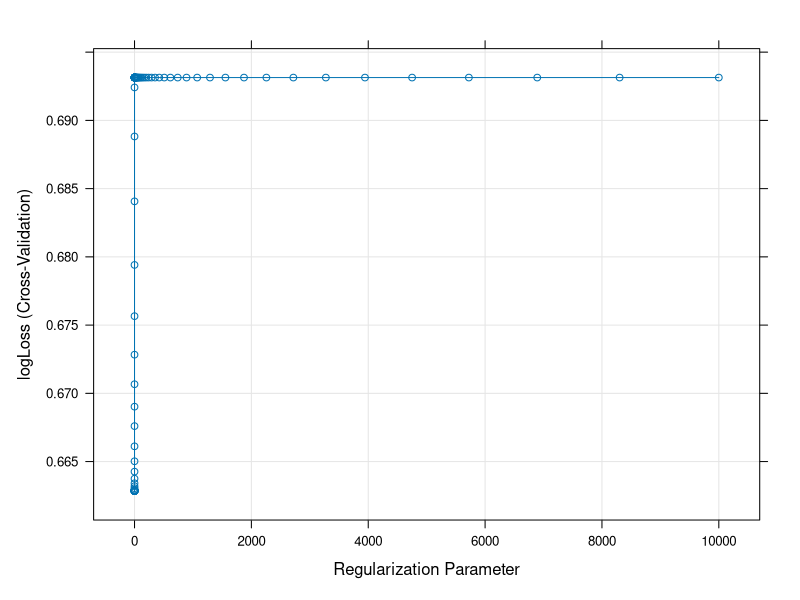
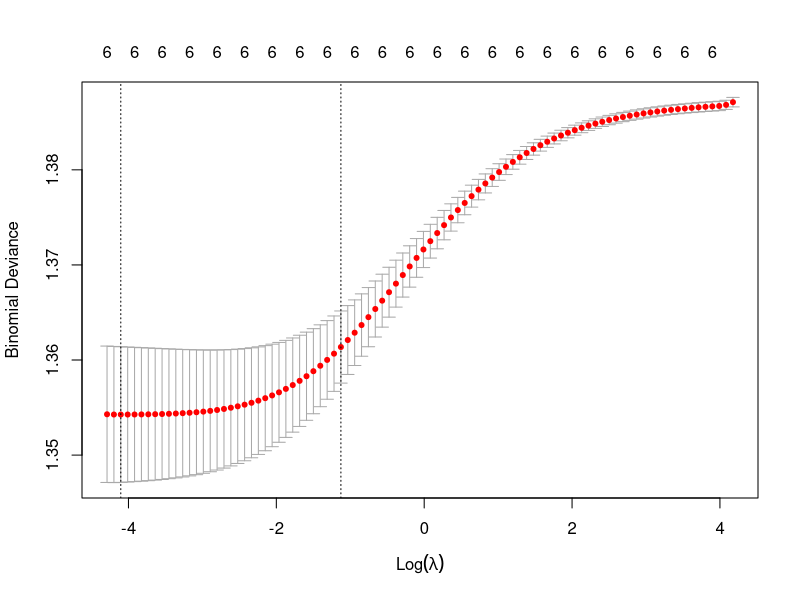

Write the R code that produced these figures, in order.
## ---- chunk 1
library(glmnet)
library(dplyr)
library(Hmisc)
library(lubridate)
library(ggplot2)
library(readr)
theme_set(theme_bw())
## ---- chunk 2
data <- readr::read_csv("insurance_prediction_training.csv")

# Preprocessing

data$educ <- ifelse(is.na(data$educ), 0, data$educ)

data$rice_inc <- data$rice_inc / 100
data$educ <- data$educ / 4
data$disaster_loss <- data$disaster_loss / 100

## ---- chunk 3
data.nonmissing <- data[c("id","region","village","age","agpop","rice_inc","ricearea_2010","general_trust","educ","educ_good","male","disaster_loss","disaster_yes","risk_averse","literacy", "takeup")]

data.nonmissing <- na.omit(data.nonmissing)

data.nonmissing$region <- as.factor(data.nonmissing$region)
data.nonmissing$village <- as.factor(data.nonmissing$village)

# drop village
data.nonmissing <- subset(data.nonmissing, select = -c(village))

data_takeup_copy <- data.nonmissing$takeup

data.nonmissing$takeup <- ifelse(data.nonmissing$takeup == 0, "no", "yes")

data.nonmissing$takeup <- as.factor(data.nonmissing$takeup)

data.nonmissing
## ---- chunk 4
encoded_region <- model.matrix(~region - 1, data = data.nonmissing)
encoded_region_df <- as.data.frame(encoded_region)
data.nonmissing <- cbind(data.nonmissing, encoded_region_df)
data.nonmissing <- subset(data.nonmissing, select = -c(region))

# encoded_village <- model.matrix(~village - 1, data = data.nonmissing)
# encoded_village_df <- as.data.frame(encoded_village)
# data.nonmissing <- cbind(data.nonmissing, encoded_village_df)
# data.nonmissing <- subset(data.nonmissing, select = -c(village))

data.nonmissing
## ---- chunk 5
# Load necessary libraries
library(caret)
library(glmnet)
library(Metrics)

# Load your dataset

# Convert 'takeup' column to factor if it's not already
data.nonmissing$takeup <- as.factor(data.nonmissing$takeup)

# Define the control parameters for cross-validation
ctrl <- trainControl(method = "cv",   # Cross-validation method
                     number = 5, 
                     savePredictions = TRUE, # Number of folds
                     summaryFunction = mnLogLoss,  # Summary function for logLoss
                     classProbs = TRUE)  # Needed for logLoss calculation

# Create a matrix of predictors
predictors <- as.matrix(data.nonmissing[, c(-which(names(data.nonmissing) == "takeup"),-which(names(data.nonmissing) == "id"))])

# Create a grid of lambda values
lambda <- 10^seq(-4, 4, length.out = 100)

# Define the model to tune
model <- train(x = predictors,             # Predictor matrix
               y = data.nonmissing$takeup,       # Response variable
               method = "glmnet",          # Use glmnet for LASSO logistic regression
               trControl = ctrl,           # Cross-validation control parameters
               tuneGrid = expand.grid(alpha = 1, lambda = lambda),  # Grid of alpha and lambda values
               preProcess = c("center", "scale"),  # Preprocessing steps
               metric = "logLoss",         # Evaluation metric
               tuneLength = 100)           # Number of lambda values to try

# Print the best model's hyperparameters
print(model) 

# Plot the performance of different hyperparameter combinations
plot(model)

## ---- chunk 6
predictors
## ---- chunk 7
# Extract coefficients from the best model
coefficients <- coef(model$finalModel, s = model$bestTune$lambda)
model$results
coefficients

## ---- chunk 8
# Make predictions on the training set to use for calibration
train_probabilities <- predict(model, newdata = predictors, type = "prob")

# Fit a calibration model on top of the LASSO model using Platt scaling
calibration_model <- glm(takeup ~ 1 + prob, data = data.frame(takeup = data.nonmissing$takeup, prob = train_probabilities[, "yes"]), family = binomial(link = "logit"))

train_probabilities_calibrated <- predict(calibration_model, newdata = data.frame(prob = train_probabilities[, "yes"]), type = "response")
## ---- chunk 9
# train_probabilities[, "yes"]
library(Metrics)
print(logLoss(data_takeup_copy, train_probabilities[, "yes"]))
print(logLoss(data_takeup_copy, train_probabilities_calibrated))
## ---- chunk 10
# model$finalModel
train_probabilities
## ---- chunk 11
data.test <- readr::read_csv("insurance_prediction_to_predict.csv")

data.test <- data.test[c("id","region","village","age","agpop","rice_inc","ricearea_2010","general_trust","educ","educ_good","male","disaster_loss","disaster_yes","risk_averse","literacy")]

data.test$region <- as.factor(data.test$region)
data.test$village <- as.factor(data.test$village)

# drop village
data.test <- subset(data.test, select = -c(village))


# Replace NA in Educ with 0 
data.test$educ <- ifelse(is.na(data.test$educ), 0, data.test$educ)

# Scale the variables and rescale educ
data.test$rice_inc <- data.test$rice_inc / 100
data.test$educ <- data.test$educ / 4
data.test$disaster_loss <- data.test$disaster_loss / 100


#####

encoded_region <- model.matrix(~region - 1, data = data.test)
encoded_region_df <- as.data.frame(encoded_region)
data.test <- cbind(data.test, encoded_region_df)
data.test <- subset(data.test, select = -c(region))

# encoded_village <- model.matrix(~village - 1, data = data.test)
# encoded_village_df <- as.data.frame(encoded_village)
# data.test <- cbind(data.test, encoded_village_df)
# data.test <- subset(data.test, select = -c(village))

#####

test_predictors <- as.matrix(data.test[, -which(names(data.test) == "id")])

# Make predictions on the test set
test_probabilities <- predict(model, newdata = test_predictors, type = "prob")

# Calibrate the predicted probabilities using the calibration model
calibrated_probabilities <- predict(calibration_model, newdata = data.frame(prob = test_probabilities[, "yes"]), type = "response")

# Print the calibrated predicted probabilities

data.test$takeup.hat <- test_probabilities[, "yes"]
data.test$takeup.hat.calibrated <- calibrated_probabilities

predictions <- data.test %>%
    select(id, takeup = takeup.hat.calibrated)

predictions

write.csv(predictions, "calibrated_predictions_824pm.csv", row.names = F)
## ---- chunk 12
data.test
## ---- chunk 13
formula.val <-  ~ -1 + factor(region) + rice_inc + literacy + educ_good # + risk_averse + disaster_yes + ricearea_2010

mm.val <- sparse.model.matrix(formula.val, data = data)
## ---- chunk 14
set.seed(3100)
glmnet.1val <- cv.glmnet(
    mm.val, data$takeup,
    family = "binomial",
    alpha = 0,
    nfolds = 10
    )
## ---- chunk 15
plot(glmnet.1val)
opt_lambda = glmnet.1val$lambda.min
se1_lambda = glmnet.1val$lambda.1se
opt_lambda
## ---- chunk 16
val.hat = predict(
  glmnet.1val, newx = mm.val,
  type = "response", s = glmnet.1val$lambda.min,
)[,1]
print(summary(val.hat))
## ---- chunk 17
# install.packages('Metrics')
library(Metrics)
logLoss(data$takeup, val.hat)
## ---- chunk 18
formula.1 <-  ~ -1 + factor(region) + rice_inc + literacy + risk_averse + disaster_yes

mm.1 <- sparse.model.matrix(formula.1, data = data)
## ---- chunk 19
set.seed(3100)
glmnet.1 <- glmnet(
    mm.1, data$takeup,
    family = "binomial",
    alpha = 0,
    lambda = opt_lambda
    )
## ---- chunk 20
data.test <- readr::read_csv("insurance_prediction_to_predict.csv")

data.test$rice_inc <- data.test$rice_inc / 100
data.test$educ <- data.test$educ / 4
data.test$disaster_loss <- data.test$disaster_loss / 100
## ---- chunk 21
nrow(data.test)
## ---- chunk 22
mm.test <- sparse.model.matrix(
    formula.1,
    data = data.test,
    drop.levels = FALSE
    )
mm.test <- mm.test[, colnames(mm.1)]

data.test$takeup.hat <- predict(
    glmnet.1,
    s = opt_lambda, # lambda
    newx = mm.test,
    type = "response"
)[, 1]
## ---- chunk 23
data.test %>% select(id, region, rice_inc, takeup.hat) %>% head()
## ---- chunk 24
predictions <- data.test %>%
    select(id, takeup = takeup.hat)

write.csv(predictions, "our_predictions3.csv", row.names = F)
